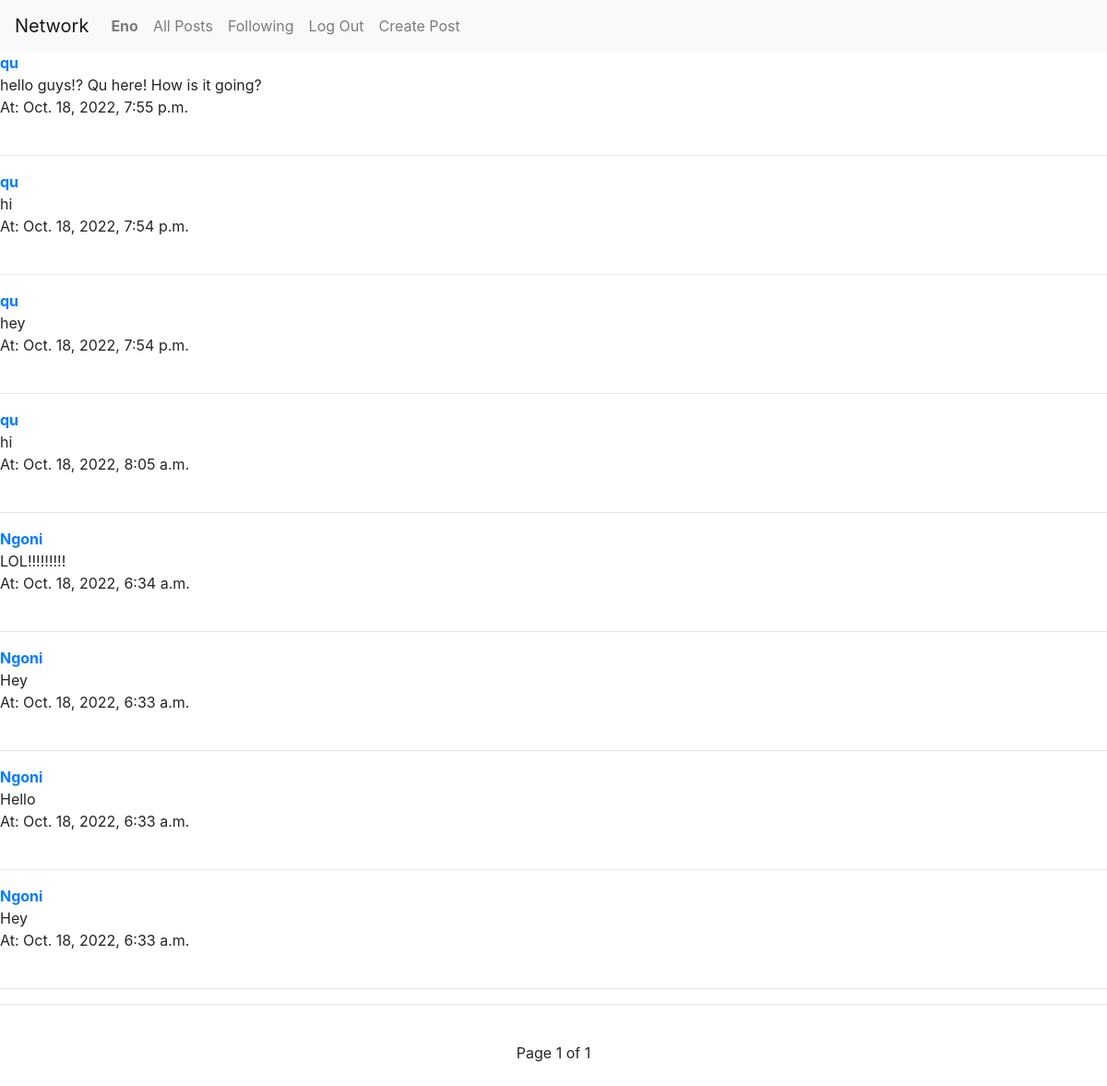
Page /following (signed in) on the earlier database version.
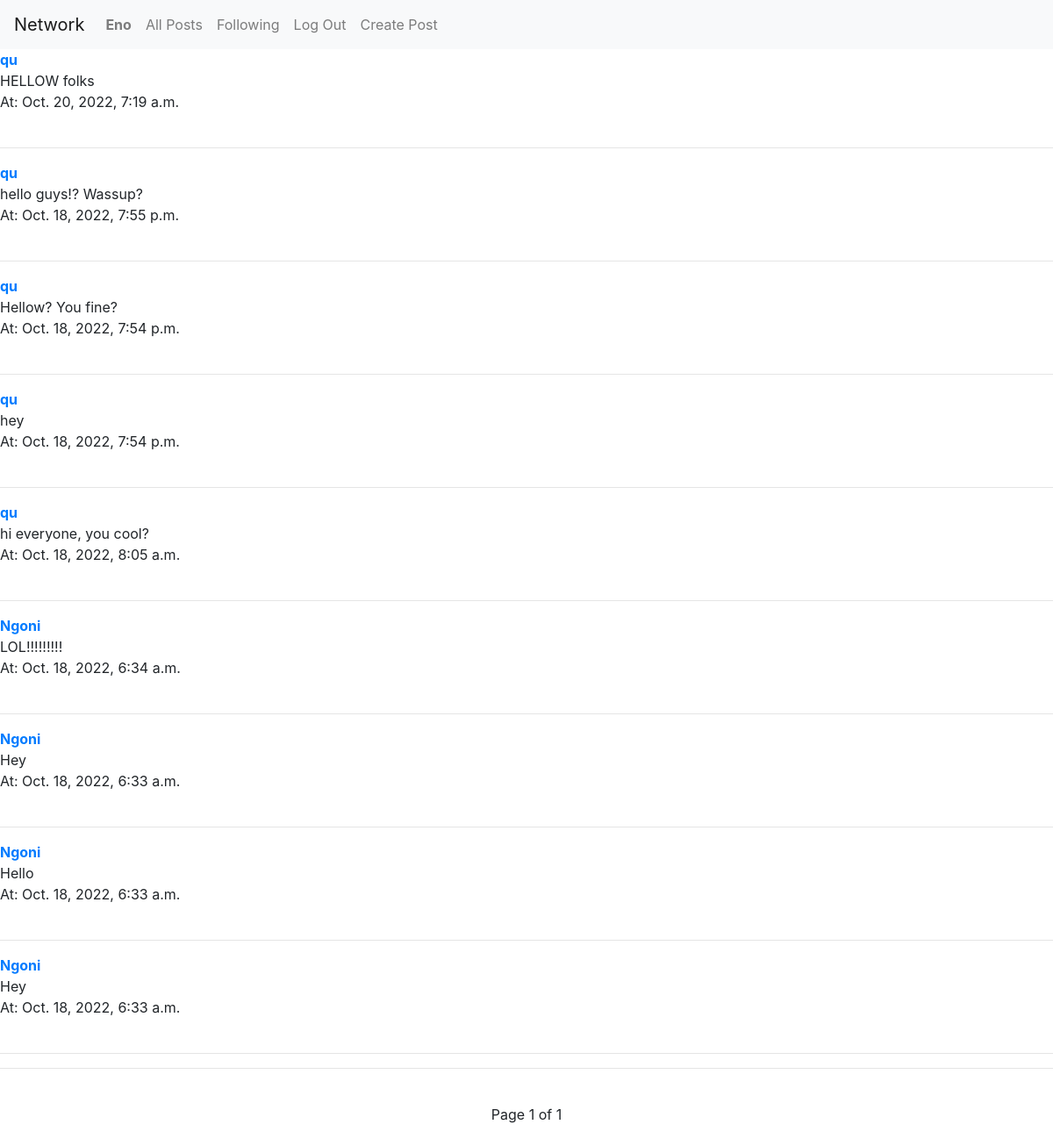
Same page on the later database version.
### network/models.py (models this page shows, shortened)
class Post(models.Model):
    body = models.TextField()
    author = models.ForeignKey("User", on_delete=models.CASCADE, related_name="posts")
    date = models.DateTimeField(auto_now_add = True)
    likes = models.ManyToManyField("User", related_name="post_likes")

class User(AbstractUser):
    pass

### network/views.py (the view)
# urls.py: path("following", views.following, name="following"),
def following(request):
    profile_user = User.objects.get(username=request.user)
    currently_following = profile_user.following.all()
    posts = []
    for user in currently_following:
        posts += (user.following.posts.all())
        posts.sort(key=lambda post: post.date, reverse=True)
    paginator = Paginator(posts, 10)
    page = request.GET.get('page')
    post = paginator.get_page(page)
    return render(request, "network/following_page.html", {
        "post": post
    })

### network/templates/network/following_page.html (shortened to what this page needs)
{% extends "network/layout.html" %}
{% block body %}
{% for post in post %}
<div class="post_item index_post">
    <strong><a href="{% url 'profile' post.author %}">{{post.author}}</a></strong>
    <div class="post-body" value="{{post.id}}">
       <div class="original">{{ post.body }}</div>
       <div class="time">At: {{ post.date }}</div>
    </div>
    <br>
    <hr>
</div>
    {% endfor %}
    <center>
        <hr><br>
        Page {{ post.number }} of {{ post.paginator.num_pages }}
        <br>
        <br>
    </center>
{% endblock %}

Differences in the rows shown:
added Post: author "qu", {{ post.id }} 15 (drawn), body "HELLOW folks", date "Oct. 20, 2022, 7:19 a.m."
changed Post: body "hello guys!? Qu here! How is it going?" → "hello guys!? Wassup?"
changed Post: body "hi" → "Hellow? You fine?"
changed Post: body "hi" → "hi everyone, you cool?"
